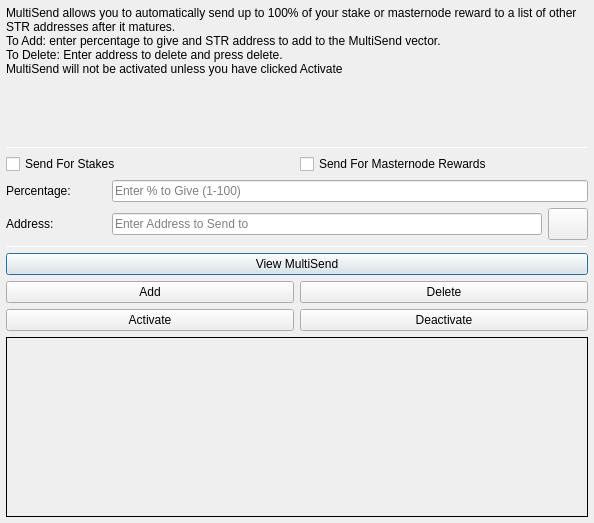
<?xml version="1.0" encoding="UTF-8"?>
<ui version="4.0">
 <class>MultiSendDialog</class>
 <widget class="QDialog" name="MultiSendDialog">
  <property name="windowModality">
   <enum>Qt::NonModal</enum>
  </property>
  <property name="geometry">
   <rect>
    <x>0</x>
    <y>0</y>
    <width>594</width>
    <height>523</height>
   </rect>
  </property>
  <property name="windowTitle">
   <string>MultiSend</string>
  </property>
  <layout class="QVBoxLayout" name="verticalLayout" stretch="0">
   <property name="leftMargin">
    <number>6</number>
   </property>
   <property name="topMargin">
    <number>6</number>
   </property>
   <property name="rightMargin">
    <number>6</number>
   </property>
   <property name="bottomMargin">
    <number>6</number>
   </property>
   <item>
    <layout class="QVBoxLayout" name="verticalLayout_Main" stretch="1,1,1,1,1,1">
     <item>
      <widget class="QLabel" name="label_2">
       <property name="lineWidth">
        <number>1</number>
       </property>
       <property name="text">
        <string>MultiSend allows you to automatically send up to 100% of your stake or masternode reward to a list of other STR addresses after it matures.
To Add: enter percentage to give and STR address to add to the MultiSend vector.
To Delete: Enter address to delete and press delete.
MultiSend will not be activated unless you have clicked Activate</string>
       </property>
       <property name="alignment">
        <set>Qt::AlignLeading|Qt::AlignLeft|Qt::AlignTop</set>
       </property>
       <property name="wordWrap">
        <bool>true</bool>
       </property>
      </widget>
     </item>
     <item>
      <widget class="Line" name="line">
       <property name="minimumSize">
        <size>
         <width>0</width>
         <height>1</height>
        </size>
       </property>
       <property name="maximumSize">
        <size>
         <width>16777215</width>
         <height>1</height>
        </size>
       </property>
       <property name="orientation">
        <enum>Qt::Horizontal</enum>
       </property>
      </widget>
     </item>
     <item>
      <layout class="QVBoxLayout" name="verticalLayout_Settings">
       <item>
        <layout class="QHBoxLayout" name="horizontalLayout">
         <item>
          <widget class="QCheckBox" name="multiSendStakeCheckBox">
           <property name="text">
            <string>Send For Stakes</string>
           </property>
          </widget>
         </item>
         <item>
          <widget class="QCheckBox" name="multiSendMasternodeCheckBox">
           <property name="text">
            <string>Send For Masternode Rewards</string>
           </property>
          </widget>
         </item>
        </layout>
       </item>
       <item>
        <layout class="QHBoxLayout" name="horizontalLayout_6">
         <item>
          <widget class="QLabel" name="label">
           <property name="minimumSize">
            <size>
             <width>100</width>
             <height>0</height>
            </size>
           </property>
           <property name="toolTip">
            <string>Percentage of stake to send</string>
           </property>
           <property name="text">
            <string>Percentage:</string>
           </property>
          </widget>
         </item>
         <item>
          <widget class="QLineEdit" name="multiSendPercentEdit">
           <property name="toolTip">
            <string>Enter whole numbers 1 - 100</string>
           </property>
           <property name="placeholderText">
            <string>Enter % to Give (1-100)</string>
           </property>
          </widget>
         </item>
        </layout>
       </item>
       <item>
        <layout class="QHBoxLayout" name="horizontalLayout_7">
         <item>
          <widget class="QLabel" name="label_5">
           <property name="minimumSize">
            <size>
             <width>100</width>
             <height>0</height>
            </size>
           </property>
           <property name="toolTip">
            <string>Address to send portion of stake to</string>
           </property>
           <property name="text">
            <string>Address:</string>
           </property>
          </widget>
         </item>
         <item>
          <widget class="QLineEdit" name="multiSendAddressEdit">
           <property name="toolTip">
            <string/>
           </property>
           <property name="placeholderText">
            <string>Enter Address to Send to</string>
           </property>
          </widget>
         </item>
         <item>
          <widget class="QPushButton" name="addressBookButton">
           <property name="maximumSize">
            <size>
             <width>16777215</width>
             <height>32</height>
            </size>
           </property>
           <property name="toolTip">
            <string>Choose an address from the address book</string>
           </property>
           <property name="text">
            <string/>
           </property>
           <property name="icon">
            <iconset resource="../seather.qrc">
             <normaloff>:/icons/address-book</normaloff>:/icons/address-book</iconset>
           </property>
           <property name="shortcut">
            <string>Alt+A</string>
           </property>
           <property name="autoDefault">
            <bool>false</bool>
           </property>
          </widget>
         </item>
        </layout>
       </item>
      </layout>
     </item>
     <item>
      <widget class="Line" name="line_2">
       <property name="minimumSize">
        <size>
         <width>0</width>
         <height>1</height>
        </size>
       </property>
       <property name="maximumSize">
        <size>
         <width>16777215</width>
         <height>1</height>
        </size>
       </property>
       <property name="orientation">
        <enum>Qt::Horizontal</enum>
       </property>
      </widget>
     </item>
     <item>
      <layout class="QVBoxLayout" name="verticalLayout_Buttons">
       <item>
        <layout class="QHBoxLayout" name="horizontalLayout_4">
         <item>
          <widget class="QPushButton" name="viewButton">
           <property name="toolTip">
            <string/>
           </property>
           <property name="statusTip">
            <string>View MultiSend Vector</string>
           </property>
           <property name="text">
            <string>View MultiSend</string>
           </property>
          </widget>
         </item>
        </layout>
       </item>
       <item>
        <layout class="QHBoxLayout" name="horizontalLayout_2">
         <item>
          <widget class="QPushButton" name="addButton">
           <property name="toolTip">
            <string/>
           </property>
           <property name="statusTip">
            <string>Add to MultiSend Vector</string>
           </property>
           <property name="text">
            <string>Add</string>
           </property>
          </widget>
         </item>
         <item>
          <widget class="QPushButton" name="deleteButton">
           <property name="toolTip">
            <string/>
           </property>
           <property name="statusTip">
            <string>Delete Address From MultiSend Vector</string>
           </property>
           <property name="text">
            <string>Delete</string>
           </property>
          </widget>
         </item>
        </layout>
       </item>
       <item>
        <layout class="QHBoxLayout" name="horizontalLayout_5">
         <item>
          <widget class="QPushButton" name="activateButton">
           <property name="statusTip">
            <string>Activate MultiSend</string>
           </property>
           <property name="text">
            <string>Activate</string>
           </property>
          </widget>
         </item>
         <item>
          <widget class="QPushButton" name="disableButton">
           <property name="statusTip">
            <string>Deactivate MultiSend</string>
           </property>
           <property name="text">
            <string>Deactivate</string>
           </property>
          </widget>
         </item>
        </layout>
       </item>
      </layout>
     </item>
     <item>
      <widget class="QLabel" name="message">
       <property name="minimumSize">
        <size>
         <width>0</width>
         <height>180</height>
        </size>
       </property>
       <property name="frameShape">
        <enum>QFrame::Panel</enum>
       </property>
       <property name="frameShadow">
        <enum>QFrame::Plain</enum>
       </property>
       <property name="lineWidth">
        <number>1</number>
       </property>
       <property name="midLineWidth">
        <number>1</number>
       </property>
       <property name="text">
        <string/>
       </property>
       <property name="alignment">
        <set>Qt::AlignLeading|Qt::AlignLeft|Qt::AlignTop</set>
       </property>
       <property name="wordWrap">
        <bool>true</bool>
       </property>
      </widget>
     </item>
    </layout>
   </item>
  </layout>
 </widget>
 <resources>
  <include location="../seather.qrc"/>
 </resources>
 <connections/>
</ui>
